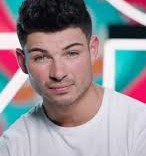
#> input picture images/person_normal.jpg, 146 x 156 px
$ jupyter execute 'Tanned or not.ipynb'   (shell and % lines are left out)
#> lines starting #> are read from the running program, lines starting #| are printed output that depends on the picture; after the words box and inside, x2 and y2 are one past the last pixel; in counts of white or black regions, pixels touching at a corner belong together; long printed decimals are rounded
[cell 1]
import numpy as np
import cv2
from sklearn.cluster import KMeans
from collections import Counter
import imutils
import pprint
from matplotlib import pyplot as plt

### Helper Functions to extract the skin color from an image
Source: https://github.com/octalpixel/Skin-Extraction-from-Image-and-Finding-Dominant-Color

[cell 2]
def extractSkin(image):
    # Taking a copy of the image
    img =  image.copy()
    # Converting from BGR Colours Space to HSV
    img =  cv2.cvtColor(img,cv2.COLOR_BGR2HSV)

    # Defining HSV Threadholds
    lower_threshold = np.array([0, 48, 80], dtype=np.uint8)
    upper_threshold = np.array([20, 255, 255], dtype=np.uint8)

    # Single Channel mask,denoting presence of colours in the about threshold
    skinMask = cv2.inRange(img,lower_threshold,upper_threshold)

    # Cleaning up mask using Gaussian Filter
    skinMask = cv2.GaussianBlur(skinMask,(3,3),0)

    # Extracting skin from the threshold mask
    skin  =  cv2.bitwise_and(img,img,mask=skinMask)

    # Return the Skin image
    return cv2.cvtColor(skin,cv2.COLOR_HSV2BGR)

[cell 3]
def removeBlack(estimator_labels, estimator_cluster):


  # Check for black
    hasBlack = False

  # Get the total number of occurance for each color
    occurance_counter = Counter(estimator_labels)


  # Quick lambda function to compare to lists
    compare = lambda x, y: Counter(x) == Counter(y)

  # Loop through the most common occuring color
    for x in occurance_counter.most_common(len(estimator_cluster)):

    # Quick List comprehension to convert each of RBG Numbers to int
        color = [int(i) for i in estimator_cluster[x[0]].tolist() ]


    # Check if the color is [0,0,0] that if it is black
        if compare(color , [0,0,0]) == True:
      # delete the occurance
            del occurance_counter[x[0]]
      # remove the cluster
            hasBlack = True
            estimator_cluster = np.delete(estimator_cluster,x[0],0)
            break


    return (occurance_counter,estimator_cluster,hasBlack)

[cell 4]
def getColorInformation(estimator_labels, estimator_cluster,hasThresholding=False):

  # Variable to keep count of the occurance of each color predicted
    occurance_counter = None

    # Output list variable to return
    colorInformation = []


    #Check for Black
    hasBlack =False

  # If a mask has be applied, remove th black
    if hasThresholding == True:

        (occurance,cluster,black) = removeBlack(estimator_labels,estimator_cluster)
        occurance_counter =  occurance
        estimator_cluster = cluster
        hasBlack = black

    else:
        occurance_counter = Counter(estimator_labels)

  # Get the total sum of all the predicted occurances
    totalOccurance = sum(occurance_counter.values())


  # Loop through all the predicted colors
    for x in occurance_counter.most_common(len(estimator_cluster)):

        index = (int(x[0]))

        # Quick fix for index out of bound when there is no threshold
        index =  (index-1) if ((hasThresholding & hasBlack)& (int(index) !=0)) else index

        # Get the color number into a list
        color = estimator_cluster[index].tolist()

        # Get the percentage of each color
        color_percentage= (x[1]/totalOccurance)

        #make the dictionay of the information
        colorInfo = {"cluster_index":index , "color": color , "color_percentage" : color_percentage }

        # Add the dictionary to the list
        colorInformation.append(colorInfo)


    return colorInformation

[cell 5]
def extractDominantColor(image,number_of_colors=5,hasThresholding=False):

    if hasThresholding == True:
        number_of_colors +=1

  # Taking Copy of the image
    img = image.copy()

  # Convert Image into RGB Colours Space
    img = cv2.cvtColor(img,cv2.COLOR_BGR2RGB)

  # Reshape Image
    img = img.reshape((img.shape[0]*img.shape[1]) , 3)

  #Initiate KMeans Object
    estimator = KMeans(n_clusters=number_of_colors, random_state=0)

    # Fit the image
    estimator.fit(img)

    # Get Colour Information
    colorInformation = getColorInformation(estimator.labels_,estimator.cluster_centers_,hasThresholding)
    return colorInformation

### Helper Function to convert RGB value to HSV
Source: https://www.w3resource.com/python-exercises/math/python-math-exercise-77.php

[cell 6]
def rgb_to_hsv(r, g, b):
    r, g, b = r/255.0, g/255.0, b/255.0
    mx = max(r, g, b)
    mn = min(r, g, b)
    df = mx-mn
    if mx == mn:
        h = 0
    elif mx == r:
        h = (60 * ((g-b)/df) + 360) % 360
    elif mx == g:
        h = (60 * ((b-r)/df) + 120) % 360
    elif mx == b:
        h = (60 * ((r-g)/df) + 240) % 360
    if mx == 0:
        s = 0
    else:
        s = (df/mx)*100
    v = mx*100
    return h, s, v

### Finally, the function which calculates the difference in the Saturation in the 2 images

[cell 7]
def findTan(color1,color2): # Color 1 is original image, and Color 2 is the image we want it to be compared with
    currentTan = color2[1] - color1[1]
    print("Difference Index = ",currentTan)
    if currentTan>-10 and currentTan<12 : print("Not a significant change in the color tone")
    elif currentTan>11 : print("Image 2 is tanned by an amount of ", currentTan)
    else: print("Image 1 a lighter shade by an amount of ", currentTan*(-1))

## Testing it on images

[cell 8]
# Source of above functions = https://medium.com/datadriveninvestor/skin-segmentation-and-dominant-tone-color-extraction-fe158d24badf

image1 = cv2.imread('images/person_normal.jpg')
#> image1 is the input picture: shape (156, 146, 3); mean B, G, R 150.6, 144.1, 150.7
# Resize image to a width of 250
image1 = imutils.resize(image1,width=250)
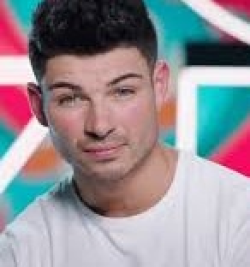
#> image1: shape (267, 250, 3); mean B, G, R 150.5, 144, 150.7
skin1 = extractSkin(image1)
#> in extractSkin, `img =  cv2.cvtColor(img,cv2.COLOR_BGR2HSV)`: img: shape (267, 250, 3); mean H, S, V 95.3, 74.5, 171.4
#> in extractSkin, `skinMask = cv2.inRange(img,lower_threshold,upper_threshold)`:
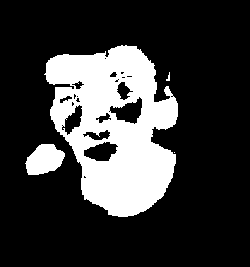
#> skinMask: shape (267, 250); 22.4% white; 4 white regions (2 under 20 px), largest, box (x1, y1, x2, y2) and area: (44, 45, 178, 217) 14060, (25, 144, 65, 175) 879
#> in extractSkin, `skinMask = cv2.GaussianBlur(skinMask,(3,3),0)`:
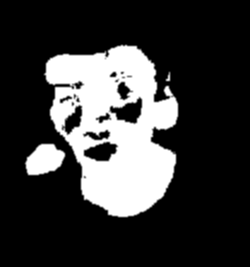
#> skinMask: shape (267, 250); min 0, max 255, mean 57.1
#> in extractSkin, `skin  =  cv2.bitwise_and(img,img,mask=skinMask)`: skin: shape (267, 250, 3); mean H, S, V 3.4, 18.7, 41.1
#> in extractSkin, `return cv2.cvtColor(skin,cv2.COLOR_HSV2BGR)`:
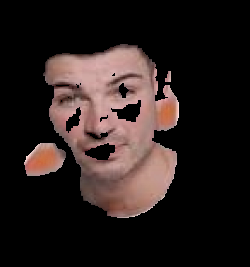
#> returned value: shape (267, 250, 3); mean B, G, R 29.1, 30.9, 41.1
dominantColors1 = extractDominantColor(skin1,hasThresholding=True)
#> dominantColors1 = 5 items

image2 = cv2.imread('images/person_tan.jpg')
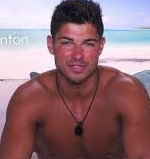
#> input picture images/person_tan.jpg, 150 x 159 px
#> image2 is the input picture: shape (159, 150, 3); mean B, G, R 121.4, 114.1, 147.6
# Resize image to a width of 250
image2 = imutils.resize(image2,width=250)
#> image2: shape (265, 250, 3)
skin2 = extractSkin(image2)
#> in extractSkin (call 2), `img =  cv2.cvtColor(img,cv2.COLOR_BGR2HSV)`: img: shape (265, 250, 3); mean H, S, V 93.7, 88.1, 154.8
#> in extractSkin (call 2), `skinMask = cv2.inRange(img,lower_threshold,upper_threshold)`:
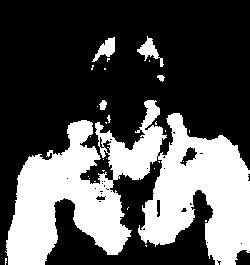
#> skinMask: shape (265, 250); 33.6% white; 29 white regions (24 under 20 px), largest, box (x1, y1, x2, y2) and area: (5, 100, 250, 265) 21520, (137, 36, 164, 67) 287, (92, 37, 115, 62) 264, (99, 100, 107, 110) 56, (157, 75, 165, 82) 35
#> in extractSkin (call 2), `skinMask = cv2.GaussianBlur(skinMask,(3,3),0)`:
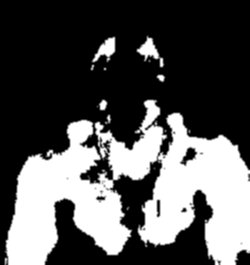
#> skinMask: shape (265, 250); min 0, max 255, mean 85.7
#> in extractSkin (call 2), `skin  =  cv2.bitwise_and(img,img,mask=skinMask)`: skin: shape (265, 250, 3); mean H, S, V 6.8, 49.3, 45
#> in extractSkin (call 2), `return cv2.cvtColor(skin,cv2.COLOR_HSV2BGR)`:
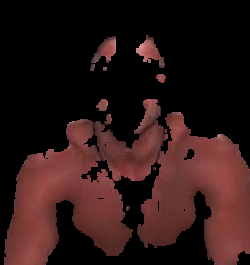
#> returned value: shape (265, 250, 3); mean B, G, R 22, 23, 45
dominantColors2 = extractDominantColor(skin2,hasThresholding=True)
#> dominantColors2 = 5 items

[cell 9]
n = dominantColors1[0]['color']
#> n = [184.9, 142.9, 135.8]
t = dominantColors2[0]['color']
#> t = [128, 63.67, 60.76]
normal = rgb_to_hsv(n[2],n[1],n[0])
#> normal = (231.4, 26.55, 72.52)
tanned = rgb_to_hsv(t[2],t[1],t[0])
#> tanned = (237.4, 52.52, 50.18)

print('Normal HSV Code : ', normal)
#| Normal HSV Code :  (231.404, 26.546, 72.521)
print('Tanned HSV Code : ', tanned)
#| Tanned HSV Code :  (237.402, 52.516, 50.178)

[cell 10]
plt.imshow(cv2.cvtColor(image1,cv2.COLOR_BGR2RGB))
plt.show()
plt.imshow(cv2.cvtColor(image2,cv2.COLOR_BGR2RGB))
plt.show()
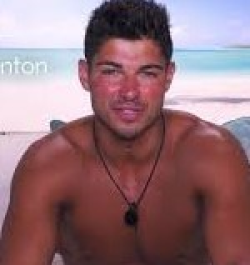
#> shown: shape (265, 250, 3); mean R, G, B 147.6, 114, 121.4

[cell 11]
findTan(normal,tanned)
#> in findTan, `currentTan = color2[1] - color1[1]`: currentTan = 25.97
#| Difference Index =  25.970
#| Image 2 is tanned by an amount of  25.970
